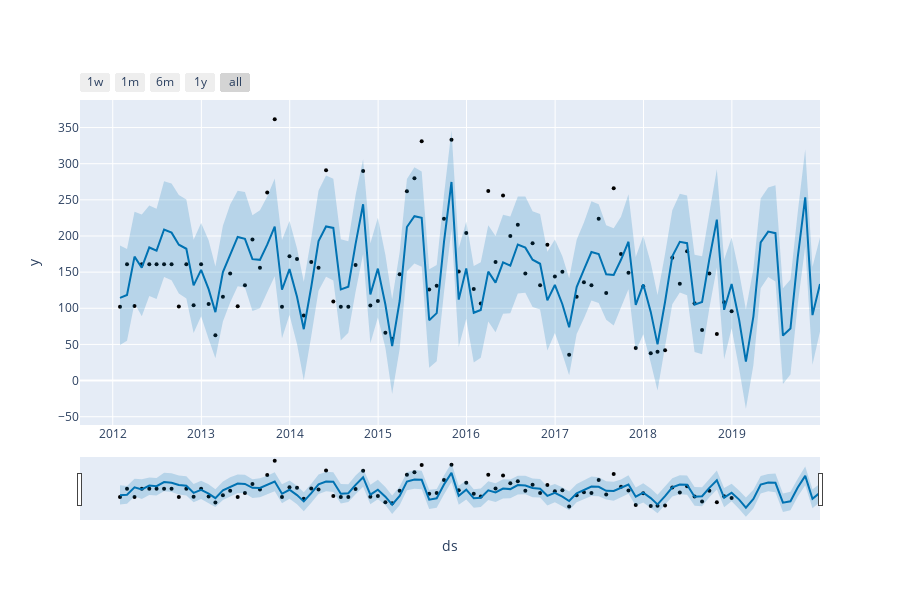

The notebook cell this image was saved under:
### Code cell
# alternative use plotly interactive model
plot_plotly(model, predict)
